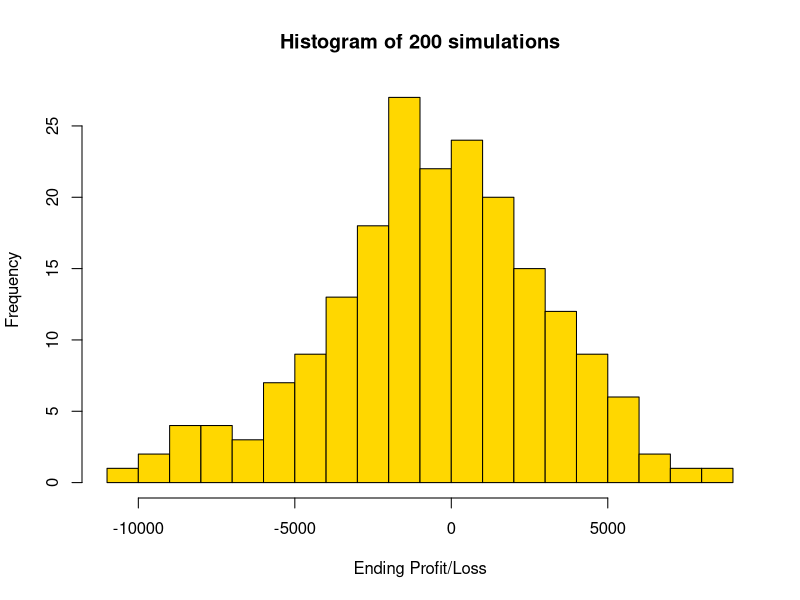

Reproduce this figure in R.
# Blackjack Simulator
# This simulation plays a perfect blackjack game
# This implementation of blackjack uses the following rules:
# Dealer stands on soft 17
# 4 or more decks
# Surrender not allowed
# Dealer peeks for blackjack
# Split allowed on any pair
# Double after split allowed
# Split tens must be same card type
# Multiple draws after split aces (to be implemented to only draw once after splitting aces)
# Can only split up to two hands (up to four hands to be implemented)


# Initialize
# Create the decks to be used
cards <- c(rep(c("A","K","Q","J",10,9,8,7,6,5,4,3,2),4))

# How many decks to use: Choose 4 or more
decks_used <- 8
deck <- rep(cards, decks_used)

# This is the full deck
full_deck <- deck



# Functions
# values an individual card
value_card <- function(card)
{
  if (card == "A")
  {
    value <- 1 # assigned its soft value
  }
  else if (card == "K" || card == "Q" || card == "J")
  {
    value <- 10
  }
  else
  {
    value <- as.numeric(card)
  }
  return(value)
}

# values a hand of two or more cards
value_hand <- function(hand) 
{
  aces <- 0
  value <- 0
  blackjack <- FALSE
  # bust <- FALSE
  for (i in hand)
  {
    if (i == "A")
    {
      aces <- aces + 1
    }
    value <- value + value_card(i)
  }
  if (aces > 0 && value < 12)
  {
    soft <- TRUE
    value_soft <- value
    value <- value + 10
  }
  else {
    soft <- FALSE
    value_soft <- value
  }
  if (aces > 0 && value == 21 && length(hand) == 2)
  {
    blackjack <- TRUE # this is a natural blackjack only (i.e. AK, AQ, AJ, A10)
  }
  #if (value_soft > 21)
  #{
  #  bust <- TRUE
  #}
  output <- list(soft, value, value_soft, blackjack)
  return(output)
}

# determines whether an initial hand can be split for the player, i.e. the player has a pair
pairs <- function(hand)
{
  if (hand[1] == hand[2])
  {
    pair <- TRUE
    value <- value_card(hand[1])
  }
  else {
    pair <- FALSE
    value <- 0
  }
  output <- list(pair, value)
  return(output)
}

# draws cards and removes them from the deck
# if we have less than one deck of 52 left, to prevent counting cards, a new full deck is taken
draw_cards <- function(n) 
{
  if (length(deck) < 52) { # replace our deck if it has less than 52 cards
    deck <<- full_deck
  }
  cards <- sample(deck, n, replace=F)
  for (i in cards)
  {
    if (is.element(i, deck))
    {
      deck <<- deck[-match(i,deck)] # global
    }    
  }
  return(cards)
}

# dealer decision making function
d_decision <- function(hand)
{
  # get the current value of the hand
  value <- value_hand(hand)[[3]] # this is soft value
  value_hard <- value_hand(hand)[[2]] # hard value
  
  # dealer stands on soft 17 (and always on hard 17)
  while (value < 17 && value_hard < 17) {
    hand <- c(hand, draw_cards(1))
    value <- value_hand(hand)[[3]]
    value_hard <- value_hand(hand)[[2]]
  }
  
  # we want the final hard value
  value <- value_hand(hand)[[2]]
  output <- list(hand, value)
  return(output)
}

# player decision making function
p_decision <- function(hand,dealer_card)
{
  soft <- value_hand(hand)[[1]]
  value <- value_hand(hand)[[2]]
  double <- FALSE
  while (value < 22) {
    if (soft == TRUE) {
      # soft hand logic
      if (value > 19) {
        break
      } else if (value == 19) {
        # Oops, coded hit on hard 17 logic
        # if (dealer_card == 6) {
        #   double <- TRUE
        #   hand <- c(hand, draw_cards(1))
        #   # value <- value_hand(hand)[[2]]
        #   break
        #}
        #else {
        #  break
        #}
        break # correct soft 17 logic
      } else if (value == 18) {
        if (dealer_card < 7 && dealer_card > 2) {
          if (length(hand) == 2) {
          double <- TRUE
          hand <- c(hand, draw_cards(1))
          # value <- value_hand(hand)[[2]]
          break
          } else {
            break
          }
        } else if (dealer_card < 9) {
          break
        } else {
          hand <- c(hand, draw_cards(1))
          value <- value_hand(hand)[[2]]
        }
      } else if (dealer_card > 6 || (dealer_card < 5 && value == 13) || (dealer_card < 5 && value == 14) || 
                 (dealer_card < 4 && value == 15) || (dealer_card < 4 && value == 16) || (dealer_card < 3 && value == 17)){
        hand <- c(hand, draw_cards(1))
        value <- value_hand(hand)[[2]]
      } else {
        if (length(hand) == 2) {
          double <- TRUE
          hand <- c(hand, draw_cards(1))
          # value <- value_hand(hand)[[2]]
          break
        } else {
          hand <- c(hand, draw_cards(1))
          value <- value_hand(hand)[[2]]
        }
      }
      
    } else { # hard hand logic
      if (value > 16) {
        break
      } else if ((value > 11 && dealer_card > 6) || (value == 12 && dealer_card < 4)) {
        hand <- c(hand, draw_cards(1))
        value <- value_hand(hand)[[2]]
      } else if ((value == 11 && dealer_card < 11) || (value == 10 && dealer_card < 10) || (value == 9 && dealer_card < 7 && dealer_card > 2)) {
        
        if (length(hand) == 2) {
        double <- TRUE
        hand <- c(hand, draw_cards(1))
        break
        } else {
          hand <- c(hand, draw_cards(1))
          value <- value_hand(hand)[[2]] 
        }
        break        
      } else if (value < 11) {
        hand <- c(hand, draw_cards(1))
        value <- value_hand(hand)[[2]]        
      } else {
        break
      }
    }
  }
  
  # if (double == TRUE) {
  #   bet <<- bet*2
  #   cash <<- cash - bet
  # }
  value <- value_hand(hand)[[2]]       
  output <- list(hand, value, double)
  return(output)
}

game <- function(){
  p_hand <- draw_cards(2)
  d_hand <- draw_cards(2)
  dealer_card <- value_card(d_hand[1]) # we assume the first dealer card is visible to player and the second is hidden
  if (dealer_card == 1){
    dealer_card <- 11 # here we need to make aces worth 11 to make our logic work
  }
  
  # step 2: check for blackjack
  if (value_hand(p_hand)[[4]] == TRUE){ # player has blackjack
    if (value_hand(d_hand)[[4]] == TRUE){ # dealer also has blackjack
      p_value <- 21
      d_value <- 21
      p_final <- p_hand
      d_final <- d_hand
      p_doubled <- FALSE
      blackjack_win <- TRUE
      p_split <- FALSE
      s_final <- NULL
      s_value <- NULL
      s_doubled <- NULL
    }
    else {
      p_value <- 21
      p_final <- p_hand
      d_final <- d_hand
      p_doubled <- FALSE
      d_value <- value_hand(d_hand)[[2]]
      blackjack_win <- TRUE
      p_split <- FALSE
      s_final <- NULL
      s_value <- NULL
      s_doubled <- NULL
    }
  } else if (value_hand(d_hand)[[4]] == TRUE) { # dealer has blackjack
    d_value <- 21
    p_value <- value_hand(p_hand)[[2]]
    d_final <- d_hand
    p_final <- p_hand
    p_doubled <- FALSE
    blackjack_win <- TRUE
    p_split <- FALSE
    s_final <- NULL
    s_value <- NULL
    s_doubled <- NULL
  } else { # no one has blackjack
    
    # check for split possibility
    pair_check <- pairs(p_hand)
    p_split <- FALSE
    if (pair_check[[1]] == TRUE) { # player has a pair that can be split
      pair <- pair_check[[2]]
      if (pair == 1 || pair == 8) { # ace or 8
        p_split <- TRUE
      } else if (pair == 2 || pair == 3 || pair == 7) {
        if (dealer_card < 8) {
          p_split <- TRUE # always split
        }
      } else if (pair == 4) {
        if (dealer_card > 4 && dealer_card < 7) {
          p_split <- TRUE
        }
      } else if (pair == 6) {
        if (dealer_card < 7) {
          p_split <- TRUE
        }
      } else if (pair == 9) {
        if (dealer_card < 10 && dealer_card != 7) {
          p_split <- TRUE
        }
      }
    }
    
    if (p_split == TRUE) {
      p_hand <- c(p_hand[1], draw_cards(1))
      s_hand <- c(p_hand[1], draw_cards(1))
      
      p_dec <- p_decision(p_hand,dealer_card)
      s_dec <- p_decision(s_hand,dealer_card)
      d_dec <- d_decision(d_hand)
      p_value <- p_dec[[2]]
      s_value <- s_dec[[2]]
      d_value <- d_dec[[2]]
      p_doubled <- p_dec[[3]]
      s_doubled <- s_dec[[3]]
      p_final <- p_dec[[1]]
      s_final <- s_dec[[1]]
      d_final <- d_dec[[1]]
      blackjack_win <- FALSE
      
    } else {
    
    p_dec <- p_decision(p_hand,dealer_card)
    d_dec <- d_decision(d_hand)
    p_value <- p_dec[[2]]
    d_value <- d_dec[[2]]
    p_doubled <- p_dec[[3]]
    p_final <- p_dec[[1]]
    d_final <- d_dec[[1]]
    blackjack_win <- FALSE
    s_final <- NULL
    s_value <- NULL
    s_doubled <- NULL
    
    }
  }
  output <- list(p_final,p_value,p_doubled,d_final,d_value,blackjack_win,p_split,s_final,s_value,s_doubled)
  return(output)
}

# takes output from game() function and processes player winnings
winnings <- function(output){

  case <- 0
  case_2 <- 0
  
  # Check blackjack: Do we have a natural blackjack at start?
  if (output[[6]] == TRUE) {
    
    # messages pertaining to splits and doubles must not apply
    message_2 <- ""
    mult_2 <- ""
    message_split <- ""
    message_doubled_2 <- ""
    message_doubled <- ""
    
    if (output[[2]] == 21 && output[[5]] == 21) {
      mult <- 1 # push
      message <- "Push: Both players have blackjack"
      case <- 6
    } else if (output[[2]] == 21 && output[[5]] != 21) {
      mult <- 2.5 # p has blackjack
      message <- "Player wins: blackjack"
      case <- 2
    } else if (output[[2]] != 21 && output[[5]] == 21) {
      mult <- 0 # d has blackjack
      message <- "Dealer wins: blackjack"
      case <- 4
    }
  } 
  
  # If player opts to split
  else if (output[[7]] == TRUE) {
    
    # split messages here
    message_split <- "Player had a pair and split to two hands"
    
    # If the second hand busts
    if (output[[9]] > 21) { 
      message_2 <- "Dealer wins: Player bust on second hand"
      case_2 <- 5
      mult_2 <- 0
      if (output[[2]] > 21) { # first hand bust as well
        mult <- 0
        message <- "Dealer wins: Player bust on first hand"
        case <- 5
      } else if (output[[5]] > 21) {
        mult <- 2 # d busts
        message <- "Player wins on first hand: Dealer bust"
        case <- 1
      } else if (output[[5]] == output[[2]]) {
        mult <- 1 # push
        message <- "Push on first hand"
        case <- 3
      } else if (output[[5]] > output[[2]]) {
        mult <- 0 # d wins
        message <- "Dealer wins on first hand"
        case <- 4
      } else {
        mult <- 2 # p wins
        message <- "Player wins on first hand"
        case <- 1
      }
    } 
    
    # If the first hand busts
    else if (output[[2]] > 21) {
      message <- "Dealer wins: Player bust on first hand"
      case <- 5
      mult <- 0
      if (output[[5]] > 21) {
        mult_2 <- 2 # d busts
        message_2 <- "Player wins on second hand: Dealer bust"
        case_2 <- 1
      } else if (output[[5]] == output[[9]]) {
        mult_2 <- 1 # push
        message_2 <- "Push on second hand"
        case_2 <- 3
      } else if (output[[5]] > output[[9]]) {
        mult_2 <- 0 # d wins
        message_2 <- "Dealer wins on second hand"
        case_2 <- 4
      } else {
        mult_2 <- 2 # p wins
        message_2 <- "Player wins on second hand"
        case_2 <- 1
      }
    } 
    
    # If neither hand busts
    else {
      
      # If the dealer busted
      if (output[[5]] > 21) {
        mult <- 2
        mult_2 <- 2
        message <- "Player wins on first hand: Dealer bust"
        message_2 <- "Player wins on second hand: Dealer bust"
        case <- 1
        case_2 <- 1
      } 
      
      # If the dealer didn't bust
      else {
      
        # Check each hand separately
        
        # Check the first hand
        if (output[[5]] == output[[2]]) {
          mult <- 1 # push
          message <- "Push on first hand"
          case <- 3
        } else if (output[[5]] > output[[2]]) {
          mult <- 0 # d wins
          message <- "Dealer wins on first hand"
          case <- 4
        } else {
          mult <- 2 # p wins
          message <- "Player wins on first hand"
          case <- 1
        }
        
        
        # Check the second hand
        if (output[[5]] == output[[9]]) {
          mult_2 <- 1 # push
          message_2 <- "Push on second hand"
          case <- 3
        } else if (output[[5]] > output[[9]]) {
          mult_2 <- 0 # d wins
          message_2 <- "Dealer wins on second hand"
          case <- 4
        } else {
          mult_2 <- 2 # p wins
          message_2 <- "Player wins on second hand"
          case <- 1
        }
      } # end of the "if dealer didn't bust"
    } # end of the "if neither hand busted"
    
    
    # Player allowed to double after split: check doubling
    # Check if they doubled on first hand
    if (output[[3]] == TRUE) {
      mult <- 2*mult
      message_doubled <- "Player doubled bet on first hand"
    } else {
      message_doubled <- ""
    }
    
    # Check if they doubled on second hand
    if (output[[10]] == TRUE) { # doubled
      mult_2 <- 2*mult_2
      message_doubled_2 <- "Player doubled bet on second hand"
    } else {
      message_doubled_2 <- ""
    }
    
  } # end of the player spitting scenarios
  
  # Assuming the player does not split
  else { 
    
    # the output messages relating to splitting only must be nulled
    message_2 <- ""
    mult_2 <- ""
    message_split <- ""
    message_doubled_2 <- ""
    
    # Player's hand busted
    if (output[[2]] > 21) {
      mult <- 0
      message <- "Dealer wins: Player bust"
      case <- 5
    } 
    
    # Dealer's hand busted
    else if (output[[5]] > 21) {
      mult <- 2 # d busts
      message <- "Player wins: Dealer bust"
      case <- 1
    } 
    
    # Player and dealer push
    else if (output[[5]] == output[[2]]) {
      mult <- 1 # push
      message <- "Push"
      case <- 3
    } 
    
    # Dealer is higher
    else if (output[[5]] > output[[2]]) {
      mult <- 0 # d wins
      message <- "Dealer wins"
      case <- 4
    } 
    
    # Player is higher
    else {
      mult <- 2 # p wins
      message <- "Player wins"
      case <- 1
    }
    
    # We check if the hand was doubled
    if (output[[3]] == TRUE) { # doubled
      mult <- 2*mult
      message_doubled <- "Player doubled bet"
    } else {
      message_doubled <- ""
    } # end of doubling
  } # end of no split
  
  result <- c(mult,message,message_doubled,message_split,mult_2,message_2,message_doubled_2,case,case_2)
  return(result)
}

# this runs the simulation
# n is the number of hands to play
# bet is the bet size per hand (uniform bet size)
simulation <- function(n,bet) {
 cash <- 0
 balance <- cash
 
 win_count <- 0
 bj_count <- 0
 push_count <- 0
 lose_count <- 0
 bust_count <- 0
 both_bj_count <- 0
 double_count <- 0
 double_win <- 0
 double_lose <- 0
 double_push <- 0

 for (i in 1:n) {
   print("====================================================")
   print(paste("Game",i,"| Bet size:",bet,sep=" "))
   cash <- cash - bet
   game_step <- game()
   
   # No split
   if (game_step[[7]] == FALSE) {
   print(paste("Player's hand:",paste(game_step[[1]], collapse=','),"| Value",game_step[[2]],sep=" "))
   } 
   
   # Player split
   else {
     print(paste("Player's first hand:",paste(game_step[[1]], collapse=','),"| Value",game_step[[2]],sep=" "))
     print(paste("Player's second hand:",paste(game_step[[8]], collapse=','),"| Value",game_step[[9]],sep=" "))
     }
   
   print(paste("Dealer's hand:",paste(game_step[[4]], collapse=','),"| Value",game_step[[5]],sep=" "))
   
   # calculate winnings
   winner <- winnings(game_step)
   
   if (winner[[8]] == 1) {
     win_count <- win_count + 1
   } else if (winner[[8]] == 2) {
     win_count <- win_count + 1
     bj_count <- bj_count + 1
   } else if (winner[[8]] == 3) {
     push_count <- push_count + 1
   } else if (winner[[8]] == 4) {
     lose_count <- lose_count + 1
   } else if (winner[[8]] == 5) {
     bust_count <- bust_count + 1
     lose_count <- lose_count + 1
   } else if (winner[[8]] == 6) {
     both_bj_count <- both_bj_count + 1
     push_count <- push_count + 1
   }
   
   if (winner[[9]] == 1) {
     win_count <- win_count + 1
   } else if (winner[[9]] == 2) {
     win_count <- win_count + 1
     bj_count <- bj_count + 1
   } else if (winner[[9]] == 3) {
     push_count <- push_count + 1
   } else if (winner[[9]] == 4) {
     lose_count <- lose_count + 1
   } else if (winner[[9]] == 5) {
     bust_count <- bust_count + 1
     lose_count <- lose_count + 1
   } else if (winner[[9]] == 6) { # this scenario is not possible but let's keep it
     both_bj_count <- both_bj_count + 1
     push_count <- push_count + 1
   }
   
   # No split
   if (game_step[[7]] == FALSE) {
     payout_mult <- as.numeric(winner[[1]])
     print(winner[[2]])
     if (winner[[3]] != "")
     {
       print(winner[[3]])
       cash <- cash - bet
       double_count <- double_count + 1
       if (winner[[8]] == 1 || winner[[8]] == 2) {
         double_win <- double_win + 1
       } else if (winner[[8]] == 3 || winner[[8]] == 6) {
         double_push <- double_push + 1
       } else if (winner[[8]] == 4 || winner[[8]] == 5) {
         double_lose <- double_lose + 1
       }
     }
     cash <- cash + payout_mult*bet
     balance <- c(balance,cash)
     print(paste("Player bet:",
                 if (winner[[3]] != ""){
                   paste(bet,"doubled to",bet*2,sep=" ")
                 } else{bet},
                 "| Earned:",payout_mult*bet,"| New balance:",cash,sep=" "))
   } 
   
   # Player split
   else {
     cash <- cash - bet # split incurs extra bet
     # print("%%%%%%%%%%%%%%%%%%%%%% SPLIT ALERT %%%%%%%%%%%%%%%%%%%%%%")
     payout_mult <- as.numeric(winner[[1]])
     payout_mult_2 <- as.numeric(winner[[5]])
     print(winner[[2]])
     print(winner[[6]])
     if (winner[[3]] != "")
     {
       print(winner[[3]])
       cash <- cash - bet
       double_count <- double_count + 1
       if (winner[[8]] == 1 || winner[[8]] == 2) {
         double_win <- double_win + 1
       } else if (winner[[8]] == 3 || winner[[8]] == 6) {
         double_push <- double_push + 1
       } else if (winner[[8]] == 4 || winner[[8]] == 5) {
         double_lose <- double_lose + 1
       }
     }
     if (winner[[7]] != "")
     {
       print(winner[[7]])
       cash <- cash - bet
       double_count <- double_count + 1
       if (winner[[9]] == 1 || winner[[9]] == 2) {
         double_win <- double_win + 1
       } else if (winner[[9]] == 3 || winner[[9]] == 6) {
         double_push <- double_push + 1
       } else if (winner[[9]] == 4 || winner[[9]] == 5) {
         double_lose <- double_lose + 1
       }
     }
     cash <- cash + payout_mult*bet + payout_mult_2*bet
     balance <- c(balance,cash)
     if (winner[[3]] != "" && winner[[7]] != "") {
       custom_msg <- "increased by split and then doubled twice to"
       end_bet <- bet*4
     } else if (winner[[3]] != "" || winner[[7]] != "") {
       custom_msg <- "increased by split and then doubled once to"
       end_bet <- bet*3
     } else {
       custom_msg <- "increased by split to"
       end_bet <- bet*2
     }
     print(paste("Player bet:",bet,custom_msg,end_bet,
                 "| Earned:",(payout_mult+payout_mult_2)*bet,"| New balance:",cash,sep=" "))
     
   }
 }
 print("====================================================")
 print(paste0("You played ",n," rounds, each with an initial bet of $",bet,"."))
 print(paste0("Ending profit/loss: $",tail(balance,n=1)))
 print(paste0("Winning hands: ",win_count,", including ",bj_count," blackjacks"))
 print(paste0("Losing hands: ",lose_count,", including ",bust_count," bust hands"))
 print(paste0("Tied hands: ",push_count,", including ",both_bj_count," tied blackjack hands"))
 print(paste0("You doubled ",double_count," hands, won ",double_win," of them, lost ",double_lose," of them, and tied ",double_push," of them."))
 print("All summary statistics above count split hands as separate hands")
 print("====================================================")
 print("How your balance fluctuated is output below:")
 return(balance)
}


# Run the simulation
# The first variable changes the number of rounds to play
# The second variable changes the initial bet size for each round
n <- 1000
bet_size <- 100
# simulation(n,bet_size)

# Let's run multiple simulations and plot them
number_of_simulations <- 200

# Plot the line charts
# plot(0,type="n",ylim=c(-100*bet_size,100*bet_size), xlim=c(0, n+1), xlab="Round", ylab="Profit/loss")
# title(paste("Blackjack sim,",n,"hands played,","bet size",bet_size,sep=" "))
# colors <- rainbow(number_of_simulations)
# for (i in 1:number_of_simulations) {
#    invisible(capture.output(balances <- simulation(n,bet_size))) # I suppress the printed messages
#    lines(balances, col=colors[i],lwd=2,lty=1)
# }

# Or, plot a histogram of ending profit/loss
histogram <- NULL
for (i in 1:number_of_simulations) {
    invisible(capture.output(balances <- simulation(n,bet_size)))
    histogram <- c(histogram,tail(balances,n=1))# I suppress the printed messages
    print(paste("Step",i))
}
hist(histogram, breaks=20, main=paste("Histogram of",number_of_simulations,"simulations"), 
     col="gold", xlab="Ending Profit/Loss")